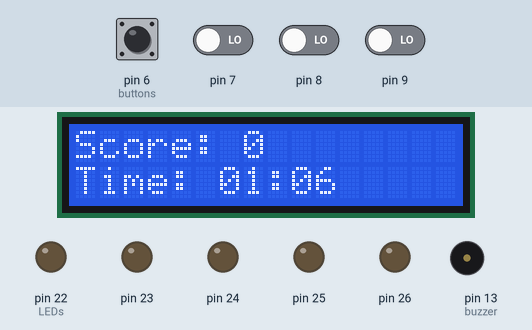
A sketch run on a simulated Arduino Mega 2560, built with avr-gcc and run on an emulated ATmega2560. Shown: 16×2 character LCD, output pins drawn as LEDs (lit = HIGH), buzzer (waves = sounding). Dashed ring = blinking. Inputs (shaded band) come from the test bench; at power-on: pin 6 (buttons), pin 7–9 LOW. Random numbers use the default seed unless the sketch sets one.

Above: at 1.2 s.
1.3 s: pin 7 driven HIGH
At 6.2 s:
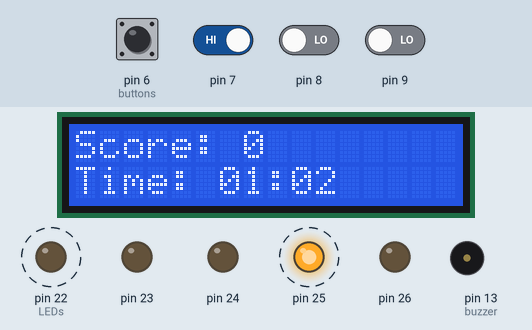
7.6 s: pin 7 driven LOW
At 10.9 s:
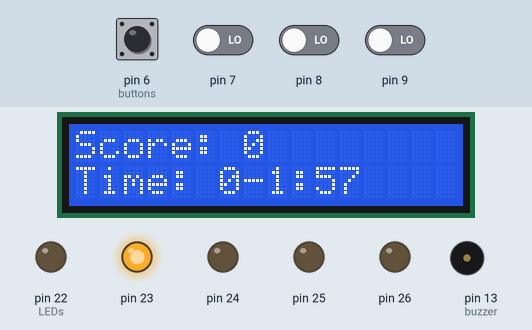
13.9 s: pin 8 driven HIGH
At 20.1 s:
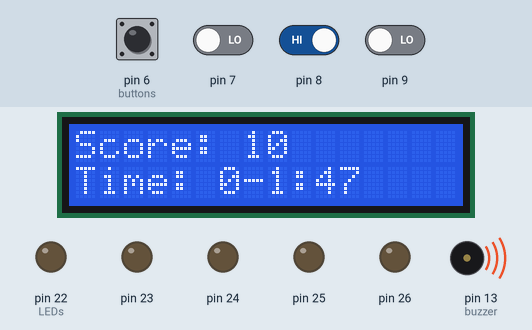
20.2 s: pin 9 driven HIGH
26.5 s: pin 8 driven LOW
At 29.2 s:
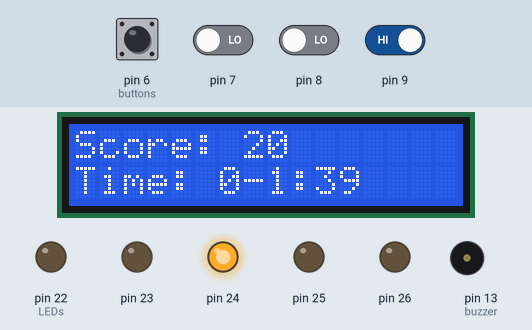
32.8 s: pin 9 driven LOW
At 36.4 s:
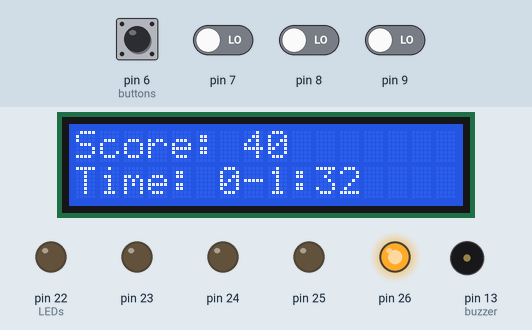
Timing chart, 0 to 36.7 s (numbered marks = the images above; inputs shaded):
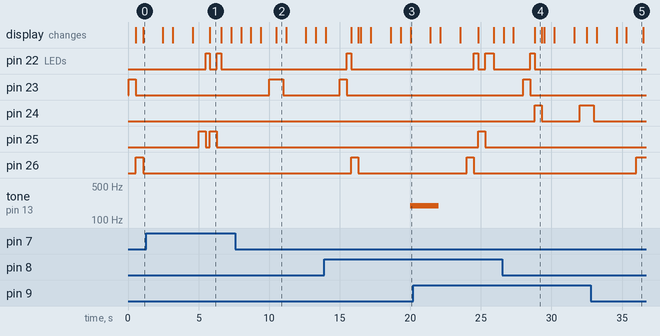

The sketch:

Whac-A-Mole.ino
```cpp
#include <LiquidCrystal.h>
#include <TimerOne.h>

LiquidCrystal lcd(12, 11, 5, 4, 3, 2);
volatile int myVar;
unsigned long light;
int score = 0;
int minn = 1, sec = 0, s = 7;

void setup()
{ //init Timer
  Timer1.initialize(1000000);
  Timer1.attachInterrupt(timee);

  lcd.begin(16, 2);

  randomSeed(analogRead(A0)); //for the random number to be truly random

  pinMode(6, INPUT); //buttons
  pinMode(7, INPUT);
  pinMode(8, INPUT);
  pinMode(9, INPUT);

  pinMode(22, OUTPUT); //LEDs
  pinMode(23, OUTPUT);
  pinMode(24, OUTPUT);
  pinMode(25, OUTPUT);
  pinMode(26, OUTPUT);

  pinMode(13, OUTPUT); //buzzer
}

void timerCountdown()
{
  lcd.setCursor(0, 1);
  lcd.print("Time: ");

  if (myVar <= 7)
  {
    sec = s - myVar;
  }

  if (myVar == 8)
  {
    minn--;
  }

  if (myVar > 7 && myVar <= 67)
  {
    sec = (59 - myVar) + 8;
  }

  if (minn < 10)
  {
    lcd.print("0" + String(minn) + ":");
  }
  else
  {
    lcd.print(String(minn) + ":");
  }

  if (sec < 10)
  {
    lcd.print("0" + String(sec));
  }
  else
  {
    lcd.print(String(sec));
  }
}

void whacAMole()
{
  unsigned long current;
  unsigned long end;
  current = millis();
  end = millis() + 700;

  while (millis() < end)
  {
    if (myVar >= 0 && myVar < 20)
    {
      if (myVar % 5 == 0)
      {
        light = random(23, 27);

        digitalWrite(light, HIGH);
        delay(500);
        digitalWrite(light, LOW);

        if (digitalRead(6) == HIGH)
        {
          if (light != 25)
          {
            digitalWrite(22, HIGH);
            delay(300);
            digitalWrite(22, LOW);
          }
          else {
            score += 10;
          }
        }

        if (digitalRead(7) == HIGH)
        {
          if (light != 23)
          {
            digitalWrite(22, HIGH);
            delay(300);
            digitalWrite(22, LOW);
          }
          else {
            score += 10;
          }
        }

        if (digitalRead(8) == HIGH)
        {
          if (light != 26)
          {
            digitalWrite(22, HIGH);
            delay(300);
            digitalWrite(22, LOW);
          }
          else {
            score += 10;
          }
        }

        if (digitalRead(9) == HIGH)
        {
          if (light != 24)
          {
            digitalWrite(22, HIGH);
            delay(300);
            digitalWrite(22, LOW);
          }
          else {
            score += 10;
          }
        }
      }
      else
      {
        digitalWrite(23, LOW);
        digitalWrite(24, LOW);
        digitalWrite(25, LOW);
        digitalWrite(26, LOW);
      }
    }

    if (myVar >= 20 && myVar < 22)
    {
      digitalWrite(23, LOW);
      digitalWrite(24, LOW);
      digitalWrite(25, LOW);
      digitalWrite(26, LOW);
      digitalWrite(22, LOW);
      tone(13, 196);
    }

    if (myVar >= 22 && myVar < 42)
    {
      noTone(13);

      if (myVar % 4 == 0)
      {
        light = random(23, 27);

        digitalWrite(light, HIGH);
        delay(500);
        digitalWrite(light, LOW);

        if (digitalRead(6) == HIGH)
        {
          if (light != 25)
          {
            digitalWrite(22, HIGH);
            delay(300);
            digitalWrite(22, LOW);
          }
          else {
            score += 10;
          }
        }

        if (digitalRead(7) == HIGH)
        {
          if (light != 23)
          {
            digitalWrite(22, HIGH);
            delay(300);
            digitalWrite(22, LOW);
          }
          else {
            score += 10;
          }
        }

        if (digitalRead(8) == HIGH)
        {
          if (light != 26)
          {
            digitalWrite(22, HIGH);
            delay(300);
            digitalWrite(22, LOW);
          }
          else {
            score += 10;
          }
        }

        if (digitalRead(9) == HIGH)
        {
          if (light != 24)
          {
            digitalWrite(22, HIGH);
            delay(300);
            digitalWrite(22, LOW);
          }
          else {
            score += 10;
          }
        }
      }
      else
      {
        digitalWrite(23, LOW);
        digitalWrite(24, LOW);
        digitalWrite(25, LOW);
        digitalWrite(26, LOW);
      }
    }

    if (myVar >= 42 && myVar < 44)
    {
      digitalWrite(23, LOW);
      digitalWrite(24, LOW);
      digitalWrite(25, LOW);
      digitalWrite(26, LOW);
      digitalWrite(22, LOW);
      tone(13, 196);
    }

    if (myVar >= 44 && myVar < 64)
    {
      noTone(13);

      if (myVar % 3 == 0)
      {
        light = random(23, 27);
        digitalWrite(light, HIGH);
        delay(500);
        digitalWrite(light, LOW);

        if (digitalRead(6) == HIGH)
        {
          if (light != 25)
          {
            digitalWrite(22, HIGH);
            delay(300);
            digitalWrite(22, LOW);
          }
          else {
            score += 10;
          }
        }

        if (digitalRead(7) == HIGH)
        {
          if (light != 23)
          {
            digitalWrite(22, HIGH);
            delay(300);
            digitalWrite(22, LOW);
          }
          else {
            score += 10;
          }
        }

        if (digitalRead(8) == HIGH)
        {
          if (light != 26)
          {
            digitalWrite(22, HIGH);
            delay(300);
            digitalWrite(22, LOW);
          }
          else {
            score += 10;
          }
        }

        if (digitalRead(9) == HIGH)
        {
          if (light != 24)
          {
            digitalWrite(22, HIGH);
            delay(300);
            digitalWrite(22, LOW);
          }
          else {
            score += 10;
          }
        }
      }
      else
      {
        digitalWrite(23, LOW);
        digitalWrite(24, LOW);
        digitalWrite(25, LOW);
        digitalWrite(26, LOW);
      }
    }

    if (myVar >= 64 && myVar < 67)
    {
      digitalWrite(23, LOW);
      digitalWrite(24, LOW);
      digitalWrite(25, LOW);
      digitalWrite(26, LOW);
      digitalWrite(22, LOW);
      tone(13, 196);
      delay(1000);
      noTone(13);
    }

    lcd.setCursor(0, 0);
    lcd.print("Score: ");
    lcd.print(score);
  }
}

void loop()
{
  timerCountdown();
  whacAMole();
}

void timee()
{
  myVar++;
}
```

Measured:
- after the input at 1.3 s, pin 22 (LEDs): alternates HIGH for 0.30 s and LOW for 0.50 s, starting after 4.2 s
- after the input at 13.9 s, pin 22 (LEDs): LOW → HIGH after 1.6 s, → LOW 0.30 s later
- what the display in image 1 shows lasts 0.8 s, from 5.8 s to 6.6 s
- what the display in image 2 shows lasts 0.7 s, from 10.5 s to 11.2 s
- what the display in image 4 shows lasts 0.5 s, from 28.8 s to 29.3 s
- what the display in image 5 shows lasts 1.2 s, from 35.3 s to 36.5 s
